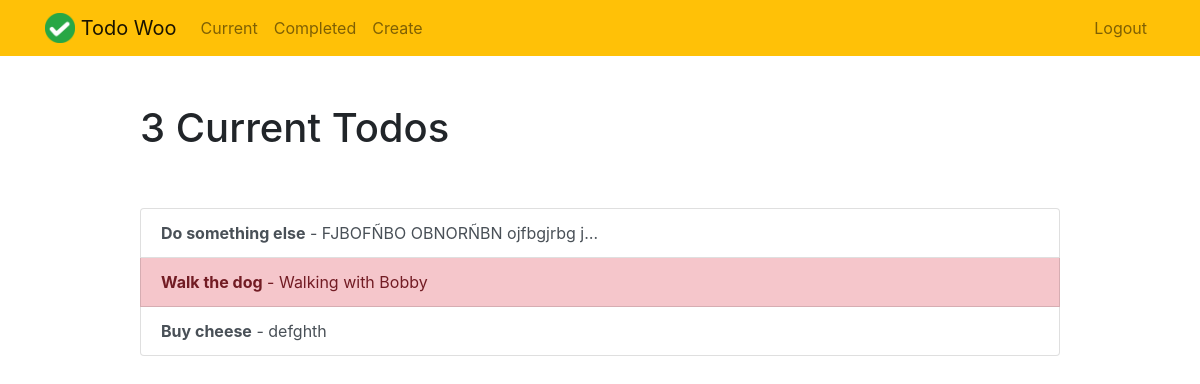
/completed/ (signed in), run on the app's committed database.
### todo/models.py (models this page shows, shortened)
class Todo(models.Model):
    title = models.CharField(max_length=100)
    memo = models.TextField(blank=True)
    created = models.DateTimeField(auto_now_add=True)
    datecompleted = models.DateTimeField(null=True, blank=True)
    important = models.BooleanField(default=False)
    user = models.ForeignKey(User, on_delete=models.CASCADE)

### todo/views.py (the view)
# urls.py: path('completed/', views.completedtodos, name='completedtodos'),
@login_required
def completedtodos(request):
    todos = Todo.objects.filter(user=request.user, datecompleted__isnull=False).order_by('-datecompleted')
    return render(request, 'todo/currenttodos.html', {'todos': todos})

### todo/templates/todo/currenttodos.html
{% extends "todo/base.html" %}
{% block content %}
    <div class="row justify-content-center mt-5">
        <div class="col-md-10">
            {% if todos %}
                 <h1>{{ todos.count }} Current Todo{{ todos.count|pluralize }}</h1>
            {% else %}
                           <h1>Current Todos</h1>
            {% endif %}
        </div>
    </div>
    <div class="row justify-content-center mt-5">
        <div class="col-md-10">
        {% if todos %}
            <div class="list-group">
                {% for todo in todos %}
                    <a href="{% url 'viewtodo' todo.id %}" class="list-group-item list-group-item-action{% if todo.important %} list-group-item-danger{% endif %}"><b>{{ todo.title }}</b>{% if todo.memo %} - {{ todo.memo|truncatechars:30 }}{% endif %}</a>
                {% endfor %}
            </div>
        {% else %}
            <div class="text-center">
                <h2>Looks like you don't have any todos! Nice work.</h2>
            <br>
            <a role="button" class="btn btn-primary" href="{% url 'createtodo' %}">New Todo</a>
            </div>
        {% endif %}
        </div>
    </div>
{% endblock %}

### data on the page
Todo: title "Do something else", memo "FJBOFÑBO OBNORÑBN ojfbgjrbg j…"
Todo: title "Walk the dog", memo "Walking with Bobby"
Todo: title "Buy cheese", memo "defghth"

### other printed values
{{ todos.count }} "3"
